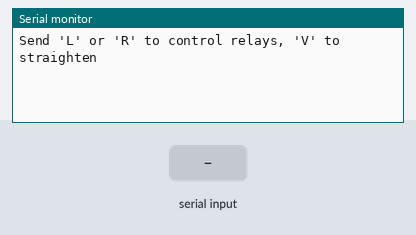
Recording of a program running on a simulated Arduino Uno, built with avr-gcc and run on an emulated ATmega328P. On the bench: the last lines printed to the serial monitor. Inputs (shaded band) come from the test bench.

Above: at 1.2 s.
1.3 s: "L" received over Serial
At 2.5 s:
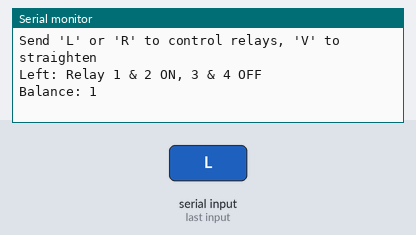
2.8 s: "R" received over Serial
At 3.7 s:
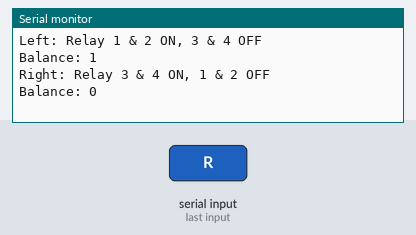
4.3 s: "V" received over Serial
At 5.6 s:
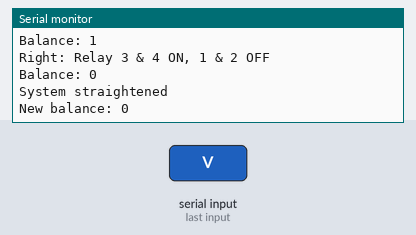

The program:

main.cpp
```cpp
#include <Arduino.h>

// Define relay pins with readable names
const int R1 = 4;  // Relay 1
const int R2 = 5;  // Relay 2
const int R3 = 6;  // Relay 3
const int R4 = 7;  // Relay 4

// Variables to track left/right presses
int leftCount = 0;
int rightCount = 0;
int lastLeftRightBalance = 0;  // Positive means more rights, negative means more lefts

void allRelaysOff() {
  digitalWrite(R1, HIGH);
  digitalWrite(R2, HIGH);
  digitalWrite(R3, HIGH);
  digitalWrite(R4, HIGH);
}

void setup() {
  Serial.begin(9600);
  while (!Serial); // Ensure Serial is ready on some boards (e.g., Leonardo)

  Serial.println("Send 'L' or 'R' to control relays, 'V' to straighten");

  // Set all relay pins as OUTPUT and turn them OFF (HIGH = OFF for active LOW relay)
  pinMode(R1, OUTPUT);
  pinMode(R2, OUTPUT);
  pinMode(R3, OUTPUT);
  pinMode(R4, OUTPUT);

  allRelaysOff();
}

void loop() {
  if (Serial.available() > 0) {
    char input = Serial.read();

    allRelaysOff(); // Always start clean

    if (input == 'L' || input == 'l') {
      digitalWrite(R1, LOW);  // ON
      digitalWrite(R2, LOW);  // ON
      digitalWrite(R3, HIGH); // OFF
      digitalWrite(R4, HIGH); // OFF
      leftCount++;
      lastLeftRightBalance = leftCount - rightCount;
      Serial.println("Left: Relay 1 & 2 ON, 3 & 4 OFF");
      Serial.print("Balance: ");
      Serial.println(lastLeftRightBalance);
      delay(1000);
    }
    else if (input == 'R' || input == 'r') {
      digitalWrite(R3, LOW);  // ON
      digitalWrite(R4, LOW);  // ON
      digitalWrite(R1, HIGH); // OFF
      digitalWrite(R2, HIGH); // OFF
      rightCount++;
      lastLeftRightBalance = leftCount - rightCount;
      Serial.println("Right: Relay 3 & 4 ON, 1 & 2 OFF");
      Serial.print("Balance: ");
      Serial.println(lastLeftRightBalance);
      delay(1000);
    }
    else if (input == 'V' || input == 'v') {
      // Calculate how many of the opposite direction we need to apply
      int correctionAmount = abs(lastLeftRightBalance);

      if (lastLeftRightBalance < 0) {  // More lefts, need to apply rights
        for (int i = 0; i < correctionAmount; i++) {
          digitalWrite(R3, LOW);  // ON
          digitalWrite(R4, LOW);  // ON
          digitalWrite(R1, HIGH); // OFF
          digitalWrite(R2, HIGH); // OFF
          Serial.print("Applying right correction ");
          Serial.println(i+1);
          delay(1000);
          allRelaysOff();
          delay(200);
        }
        rightCount += correctionAmount;
      }
      else if (lastLeftRightBalance > 0) {  // More rights, need to apply lefts
        for (int i = 0; i < correctionAmount; i++) {
          digitalWrite(R1, LOW);  // ON
          digitalWrite(R2, LOW);  // ON
          digitalWrite(R3, HIGH); // OFF
          digitalWrite(R4, HIGH); // OFF
          Serial.print("Applying left correction ");
          Serial.println(i+1);
          delay(1000);
          allRelaysOff();
          delay(200);
        }
        leftCount += correctionAmount;
      }

      lastLeftRightBalance = 0;
      Serial.println("System straightened");
      Serial.print("New balance: ");
      Serial.println(leftCount - rightCount);
    }
    else {
      allRelaysOff();
      Serial.println("Invalid input! All relays OFF");
    }

    allRelaysOff(); // Turn off everything after operation
  }
}
```

Measured:
- after the input at 1.3 s, the serial monitor: prints a new line at once (image 1)
- after the input at 2.8 s, the serial monitor: prints a new line at once (image 2)
- after the input at 4.3 s, the serial monitor: prints a new line at once (image 3)
